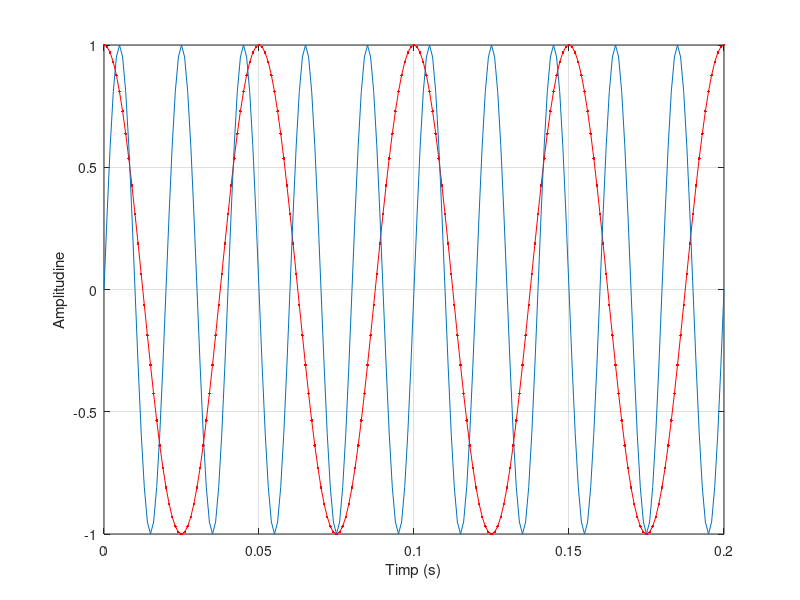

The MATLAB script that drew this image:
F1 = 20; %Frecventa 1
F2 = 50; %Frecventa 2
t = 0:0.001:0.2; %Durata de timp a semnalului
c = cos(2*pi*F1*t); %Se genereaza un semnal cosinusoidal cu frecventa F1
s = sin(2*pi*F2*t); %Se genereaza un semnal sinusoidal cu frecventa F2
plot(t,c,'.-r',t,s) %Se reprezinta grafic semnalele 
xlabel('Timp (s)')
ylabel('Amplitudine')
grid